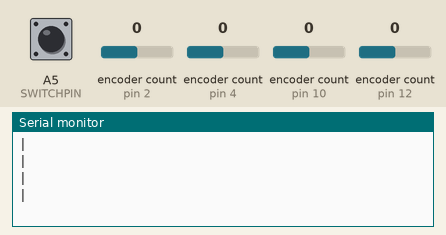
This sketch was run on a simulated Arduino Leonardo, built with avr-gcc and run on an emulated ATmega32U4. On the bench: the last lines printed to the serial monitor. Inputs (shaded band) come from the test bench; at power-on: encoder count (sensors on pin 2, pin 4, pin 10, pin 12) 0, A5 (SWITCHPIN) HIGH. USB keyboard and mouse output is not drawn.

Above: at 1.2 s.
1.3 s: encoder count (sensor on pin 2) set to 1
At 2.5 s:
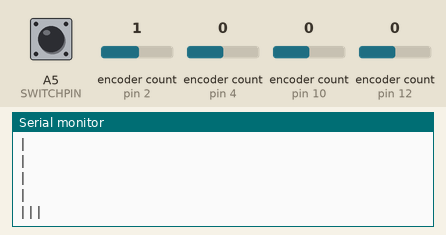
2.8 s: encoder count (sensor on pin 4) set to -1
At 3.9 s:
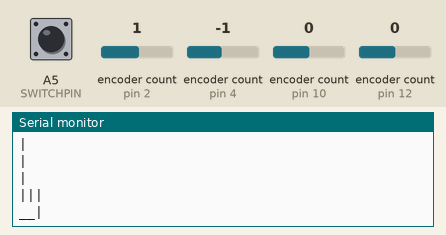
4.3 s: encoder count (sensor on pin 10) set to 4
At 5.0 s:
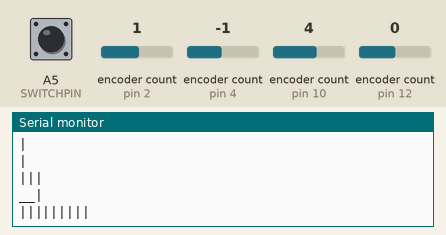
5.8 s: encoder count (sensor on pin 2) set to 2
At 7.0 s:
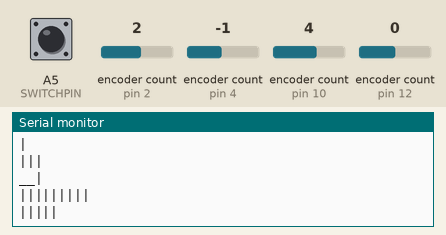
7.3 s: encoder count (sensor on pin 4) set to -2
At 8.5 s:
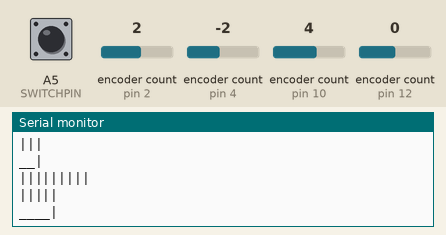
8.8 s: encoder count (sensor on pin 10) set to 5
At 9.7 s:
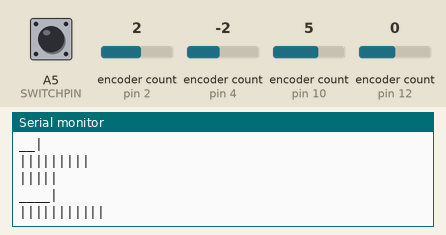

The sketch:

GNS-530-430-project.ino
```cpp
#include <Key.h>
#include <Keypad.h>
#include <Joystick.h>
#include <Encoder.h>

//description - TODO

//define staff here
//general
#define MYDELAY 50
#define BUTTONLENGTH 25  //total buttons count
#define NUMROTARIES 4    //4 rotaries (2xdual)
//530/430 sitch pin
#define SWITCHPIN A5
#define SWITCHBUTTON 24

//button matrix definitions
#define NUMBUTTONS 16    //do we  ever use it?
#define NUMROWS 4
#define NUMCOLS 4

//create Joystick
Joystick_ Joystick(JOYSTICK_DEFAULT_REPORT_ID, JOYSTICK_TYPE_JOYSTICK,
                   BUTTONLENGTH, 0,    // Button Count, Hat Switch Count
                   false, false, false,   // No X, Y, or Z Axes
                   false, false, false,   // No Rx, Ry, or Rz
                   false, false,          // No rudder or throttle
                   false, false, false);  // No accelerator, brake, or steering

//define buttons matrix:
//joystick buttons matrix (starts with 0)
byte buttons[NUMROWS][NUMCOLS] = {
  { 13, 12, 7, 2 },
  { 11, 10, 6, 3 },
  {  9,  8, 5, 4 },
  { 15, 14, 1, 0 },
};
//related rows and columns pins
byte rowPins[NUMROWS] = { 6, 7, 8, 9 };
byte colPins[NUMCOLS] = { A1, A2, A3, A4};

//initialize result keypad
Keypad RevButtonBox1 = Keypad(makeKeymap(buttons), rowPins, colPins, NUMROWS, NUMCOLS);

int switchButtonState = 0;

//define rotaries set
//struct to map another encoder properties
struct rotariesdef {
  Encoder* encoder;
  int ccwchar;
  int cwchar;
  int state;
};

//todo: map encoders and generate this array - now it's hardcoded
//Encoder oinnage: Outer (a,b), Inner (A, B) - order is important.
rotariesdef rotaries[NUMROTARIES] {
{new Encoder( 2,  3), 16, 17, -999},
{new Encoder( 4,  5), 18, 19, -999},
{new Encoder(10, 11), 20, 21, -999},
{new Encoder(12, 13), 22, 23, -999},
};


void setup() {

  //define single button for 530/430 switch
  pinMode(SWITCHPIN, INPUT_PULLUP);

  //setup Joystick
  Joystick.begin();

  Serial.begin(9600); // DEBUG delete
}

void loop () {

  // ask 530/430 wsitch here (function needed)
  checkSwitch();
  //ask buttons in matrix
  CheckAllButtons();
  //ask rotaries
  askRotaries();
}

void checkSwitch(void){
  // read button state
  switchButtonState = digitalRead(SWITCHPIN);

  //process state to Joystick
  if (switchButtonState == LOW) {
    Joystick.setButton(SWITCHBUTTON, 1);
  } else {
    Joystick.setButton(SWITCHBUTTON, 0);
  }
}

void askRotaries(void){
  for ( int i = 0; i < NUMROTARIES; i++) {
    long newPosition = rotaries[i].encoder -> read() >> 1;
    // Serial.print("State: "); Serial.print(rotaries[i].state); Serial.print(". New pos: "); Serial.println(newPosition);
    if (newPosition != rotaries[i].state) {
      if (newPosition > rotaries[i].state) {
        Joystick.pressButton(rotaries[i].cwchar);  // function!
        delay(MYDELAY);
        Joystick.releaseButton(rotaries[i].cwchar);
      } else {
        Joystick.pressButton(rotaries[i].ccwchar);
        delay(MYDELAY);
        Joystick.releaseButton(rotaries[i].ccwchar);
      }
      rotaries[i].state = newPosition;
      // DEBUG output
      for (int i = 0; i < abs(newPosition); i++) {
            Serial.print(newPosition > 0 ? '|' : '_');
      }
      Serial.print('|');
      Serial.println(' ');
    }
  }
}

void CheckAllButtons(void) {
  // matrix read
  if (RevButtonBox1.getKeys()) {
    for (int i = 0; i < LIST_MAX; i++) {
      if (RevButtonBox1.key[i].stateChanged) {
        switch (RevButtonBox1.key[i].kstate) {
          case PRESSED:
          case HOLD:
            Joystick.setButton(RevButtonBox1.key[i].kchar, 1);
            break;
          case RELEASED:
          case IDLE:
            Joystick.setButton(RevButtonBox1.key[i].kchar, 0);
            break;
        }
      }
    }
  }
}
```

Measured:
- after the input at 1.3 s, the serial monitor: prints a new line after 0.05 s (image 1)
- after the input at 2.8 s, the serial monitor: prints a new line after 0.05 s (image 2)
- after the input at 4.3 s, the serial monitor: prints a new line after 0.05 s (image 3)
- after the input at 5.8 s, the serial monitor: prints a new line after 0.05 s (image 4)
- after the input at 7.3 s, the serial monitor: prints a new line after 0.05 s (image 5)
- after the input at 8.8 s, the serial monitor: prints a new line after 0.05 s (image 6)
